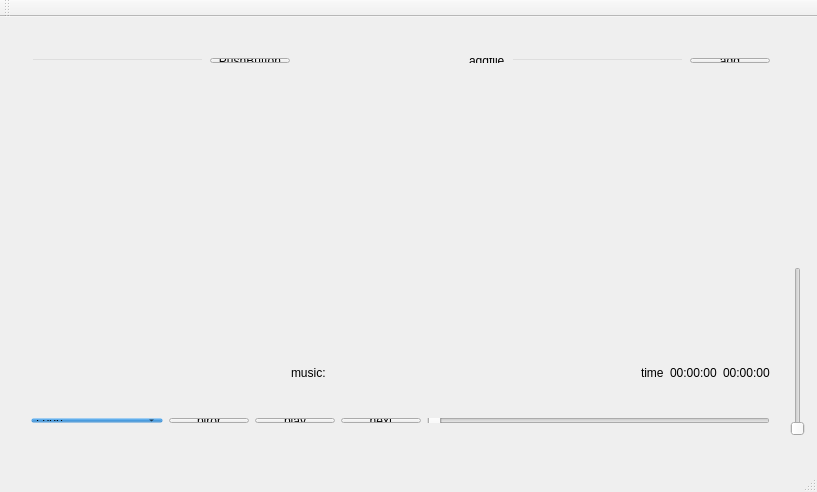
<?xml version="1.0" encoding="UTF-8"?>
<ui version="4.0">
 <class>musicplayer</class>
 <widget class="QMainWindow" name="musicplayer">
  <property name="geometry">
   <rect>
    <x>0</x>
    <y>0</y>
    <width>817</width>
    <height>492</height>
   </rect>
  </property>
  <property name="windowTitle">
   <string>musicplayer</string>
  </property>
  <property name="styleSheet">
   <string notr="true"/>
  </property>
  <widget class="QWidget" name="centralWidget">
   <widget class="QWidget" name="horizontalLayoutWidget_2">
    <property name="geometry">
     <rect>
      <x>280</x>
      <y>340</y>
      <width>501</width>
      <height>31</height>
     </rect>
    </property>
    <layout class="QHBoxLayout" name="horizontalLayout_2">
     <item>
      <widget class="QLabel" name="label_4">
       <property name="text">
        <string>music:</string>
       </property>
      </widget>
     </item>
     <item>
      <widget class="QLabel" name="label_3">
       <property name="text">
        <string/>
       </property>
      </widget>
     </item>
     <item>
      <spacer name="horizontalSpacer">
       <property name="orientation">
        <enum>Qt::Horizontal</enum>
       </property>
       <property name="sizeHint" stdset="0">
        <size>
         <width>40</width>
         <height>20</height>
        </size>
       </property>
      </spacer>
     </item>
     <item>
      <widget class="QLabel" name="label_2">
       <property name="text">
        <string>time</string>
       </property>
      </widget>
     </item>
     <item>
      <widget class="QLabel" name="label">
       <property name="text">
        <string>00:00:00</string>
       </property>
      </widget>
     </item>
     <item>
      <widget class="QLabel" name="label_5">
       <property name="text">
        <string>00:00:00</string>
       </property>
      </widget>
     </item>
    </layout>
   </widget>
   <widget class="QTextBrowser" name="textBrowser">
    <property name="geometry">
     <rect>
      <x>280</x>
      <y>70</y>
      <width>501</width>
      <height>261</height>
     </rect>
    </property>
    <property name="styleSheet">
     <string notr="true">background-color: transparent;</string>
    </property>
   </widget>
   <widget class="QSlider" name="verticalSlider">
    <property name="geometry">
     <rect>
      <x>790</x>
      <y>250</y>
      <width>15</width>
      <height>169</height>
     </rect>
    </property>
    <property name="orientation">
     <enum>Qt::Vertical</enum>
    </property>
   </widget>
   <widget class="QListWidget" name="listWidget">
    <property name="geometry">
     <rect>
      <x>20</x>
      <y>70</y>
      <width>251</width>
      <height>301</height>
     </rect>
    </property>
    <property name="styleSheet">
     <string notr="true">background-color: transparent;</string>
    </property>
   </widget>
   <widget class="QWidget" name="">
    <property name="geometry">
     <rect>
      <x>20</x>
      <y>390</y>
      <width>761</width>
      <height>27</height>
     </rect>
    </property>
    <layout class="QHBoxLayout" name="horizontalLayout">
     <item>
      <widget class="QComboBox" name="comboBox">
       <property name="styleSheet">
        <string notr="true">background-color: rgb(19, 112, 190, 0);</string>
       </property>
       <item>
        <property name="text">
         <string>Loop</string>
        </property>
       </item>
       <item>
        <property name="text">
         <string>CurrentItemInLoop</string>
        </property>
       </item>
       <item>
        <property name="text">
         <string>Random</string>
        </property>
       </item>
      </widget>
     </item>
     <item>
      <widget class="QPushButton" name="pushButton_3">
       <property name="text">
        <string>piror</string>
       </property>
      </widget>
     </item>
     <item>
      <widget class="QPushButton" name="pushButton_2">
       <property name="text">
        <string>play</string>
       </property>
      </widget>
     </item>
     <item>
      <widget class="QPushButton" name="pushButton">
       <property name="text">
        <string>next</string>
       </property>
      </widget>
     </item>
     <item>
      <widget class="QSlider" name="horizontalSlider">
       <property name="orientation">
        <enum>Qt::Horizontal</enum>
       </property>
      </widget>
     </item>
    </layout>
   </widget>
   <widget class="QWidget" name="">
    <property name="geometry">
     <rect>
      <x>20</x>
      <y>30</y>
      <width>761</width>
      <height>27</height>
     </rect>
    </property>
    <layout class="QHBoxLayout" name="horizontalLayout_3">
     <item>
      <widget class="QLineEdit" name="lineEdit">
       <property name="styleSheet">
        <string notr="true">background-color: transparent;</string>
       </property>
      </widget>
     </item>
     <item>
      <widget class="QPushButton" name="pushButton_4">
       <property name="styleSheet">
        <string notr="true"/>
       </property>
       <property name="text">
        <string>PushButton</string>
       </property>
      </widget>
     </item>
     <item>
      <spacer name="horizontalSpacer_2">
       <property name="orientation">
        <enum>Qt::Horizontal</enum>
       </property>
       <property name="sizeHint" stdset="0">
        <size>
         <width>40</width>
         <height>20</height>
        </size>
       </property>
      </spacer>
     </item>
     <item>
      <widget class="QLabel" name="label_7">
       <property name="text">
        <string>addfile</string>
       </property>
      </widget>
     </item>
     <item>
      <widget class="QLineEdit" name="lineEdit_2">
       <property name="styleSheet">
        <string notr="true">background-color: transparent;</string>
       </property>
      </widget>
     </item>
     <item>
      <widget class="QPushButton" name="pushButton_5">
       <property name="styleSheet">
        <string notr="true"/>
       </property>
       <property name="text">
        <string>add</string>
       </property>
      </widget>
     </item>
    </layout>
   </widget>
  </widget>
  <widget class="QMenuBar" name="menuBar">
   <property name="geometry">
    <rect>
     <x>0</x>
     <y>0</y>
     <width>817</width>
     <height>22</height>
    </rect>
   </property>
  </widget>
  <widget class="QToolBar" name="mainToolBar">
   <attribute name="toolBarArea">
    <enum>TopToolBarArea</enum>
   </attribute>
   <attribute name="toolBarBreak">
    <bool>false</bool>
   </attribute>
  </widget>
  <widget class="QStatusBar" name="statusBar"/>
 </widget>
 <layoutdefault spacing="6" margin="11"/>
 <resources/>
 <connections/>
</ui>
